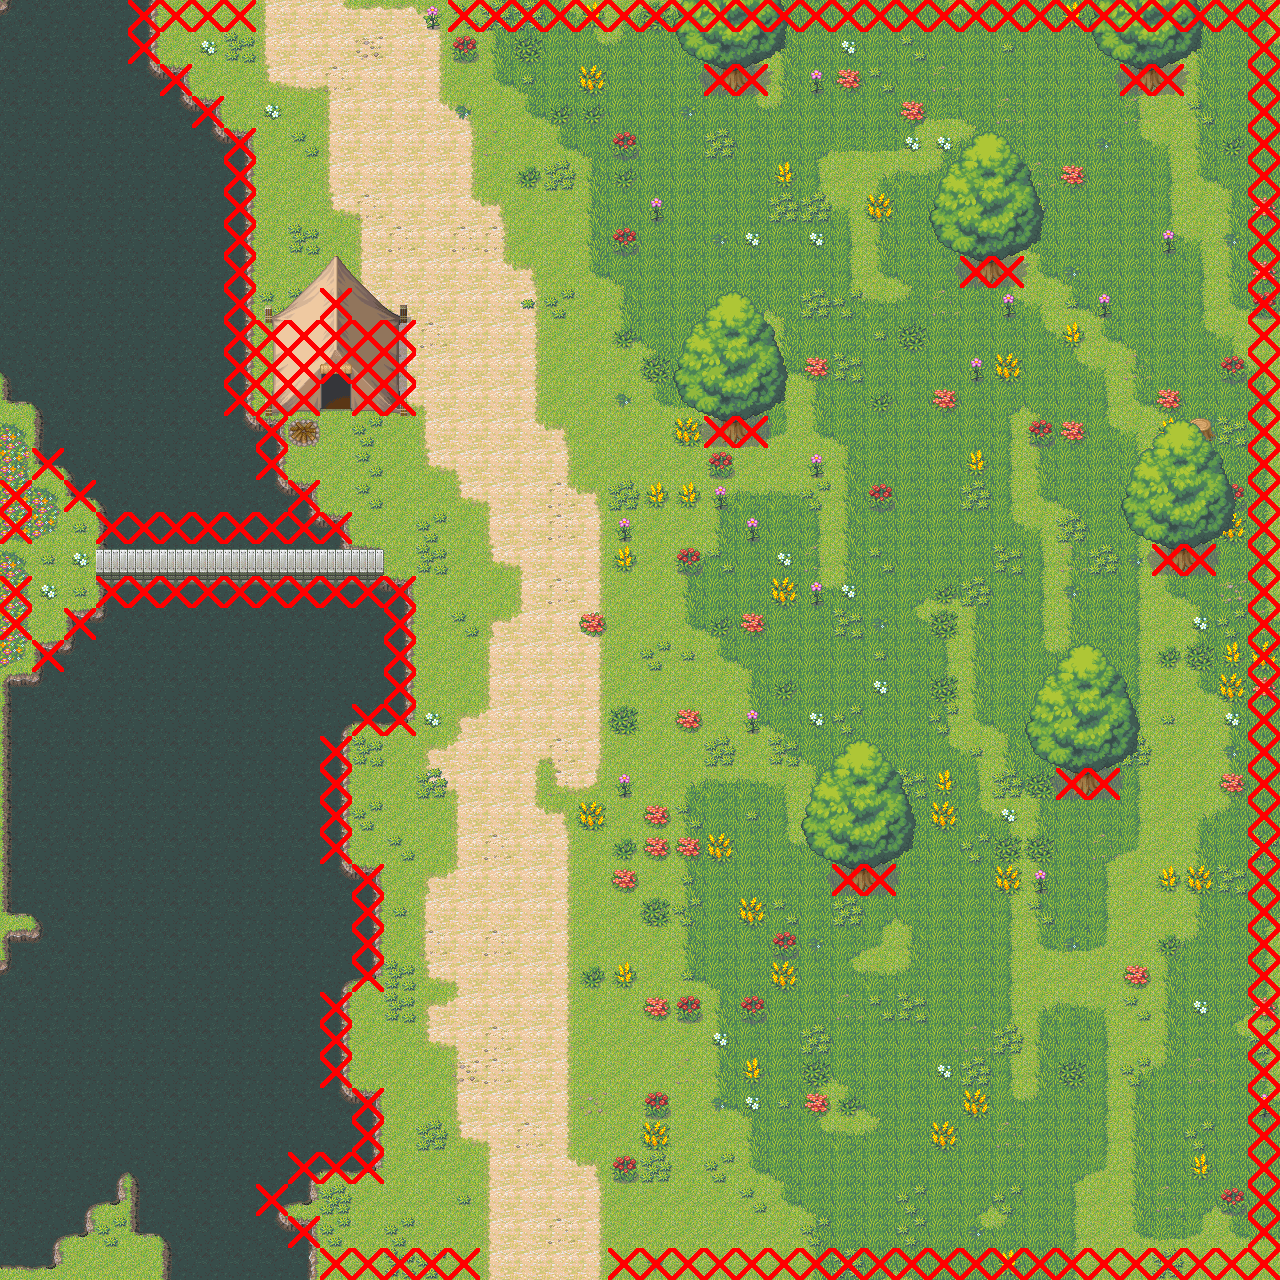

This game map was drawn from its Tiled (.tmx) file and the tilesets committed beside it. A one-line description and the trimmed map source follow:
An orthogonal 40x40 tile map with 32x32 px tiles, 6 tile layers (Terrain, TerrainDecoration, TerrainDetails, PlayerLayer, ...) and 4 objects (2x mob, spawn).

<map version="1.2" tiledversion="1.2.1" orientation="orthogonal" renderorder="left-up" width="40" height="40" tilewidth="32" tileheight="32" infinite="0" nextlayerid="9" nextobjectid="6">
 <tileset firstgid="1" name="mainTileset" tilewidth="32" tileheight="32" tilecount="304" columns="16">
  <image source="../src/assets/mainTileset.png" width="512" height="608" />
  <terraintypes>
   <terrain name="Water" tile="57" />
   <terrain name="Flowers" tile="137" />
   <terrain name="Sand" tile="60" />
   <terrain name="Path" tile="140" />
   <terrain name="Tallgrass" tile="63" />
   <terrain name="Stone" tile="143" />
  </terraintypes>
  <tile id="4" probability="0.1" />
  <tile id="7" terrain=",,,0" />
  <tile id="8" terrain=",,0,0" />
  <tile id="9" terrain=",,0," />
  <tile id="10" terrain=",,,2" />
  <tile id="11" terrain=",,2,2" />
  <tile id="12" terrain=",,2," />
  <tile id="13" terrain=",,,4" />
  <tile id="14" terrain=",,4,4" />
  <tile id="15" terrain=",,4," />
  <tile id="20" probability="0.1" />
  <tile id="23" terrain=",0,,0" />
  <tile id="24" terrain="0,0,0,0" />
  <tile id="25" terrain="0,,0," />
  <tile id="26" terrain=",2,,2" />
  <tile id="27" terrain="2,2,2,2" />
  <tile id="28" terrain="2,,2," />
  <tile id="29" terrain=",4,,4" />
  <tile id="30" terrain="4,4,4,4" />
  <tile id="31" terrain="4,,4," />
  <tile id="39" terrain=",0,," />
  <tile id="40" terrain="0,0,," />
  <tile id="41" terrain="0,,," />
  <tile id="42" terrain=",2,," />
  <tile id="43" terrain="2,2,," />
  <tile id="44" terrain="2,,," />
  <tile id="45" terrain=",4,," />
  <tile id="46" terrain="4,4,," />
  <tile id="47" terrain="4,,," />
  <tile id="55" terrain="0,0,0," />
  <tile id="56" terrain="0,0,,0" />
  <tile id="58" terrain="2,2,2," />
  <tile id="59" terrain="2,2,,2" />
  <tile id="61" terrain="4,4,4," />
  <tile id="62" terrain="4,4,,4" />
  <tile id="71" terrain="0,,0,0" />
  <tile id="72" terrain=",0,0,0" />
  <tile id="74" terrain="2,,2,2" />
  <tile id="75" terrain=",2,2,2" />
  <tile id="77" terrain="4,,4,4" />
  <tile id="78" terrain=",4,4,4" />
  <tile id="87" terrain=",,,1" />
  <tile id="88" terrain=",,1,1" />
  <tile id="89" terrain=",,1," />
  <tile id="90" terrain=",,,3" />
  <tile id="91" terrain=",,3,3" />
  <tile id="92" terrain=",,3," />
  <tile id="93" terrain=",,,5" />
  <tile id="94" terrain=",,5,5" />
  <tile id="95" terrain=",,5," />
  <tile id="103" terrain=",1,,1" />
  <tile id="104" terrain="1,1,1,1" />
  <tile id="105" terrain="1,,1," />
  <tile id="106" terrain=",3,,3" />
  <tile id="107" terrain="3,3,3,3" />
  <tile id="108" terrain="3,,3," />
  <tile id="109" terrain=",5,,5" />
  <tile id="110" terrain="5,5,5,5" />
  <tile id="111" terrain="5,,5," />
  <tile id="119" terrain=",1,," />
  <tile id="120" terrain="1,1,," />
  <tile id="121" terrain="1,,," />
  <tile id="122" terrain=",3,," />
  <tile id="123" terrain="3,3,," />
  <tile id="124" terrain="3,,," />
  <tile id="125" terrain=",5,," />
  <tile id="126" terrain="5,5,," />
  <tile id="127" terrain="5,,," />
  <tile id="135" terrain="1,1,1," />
  <tile id="136" terrain="1,1,,1" />
  <tile id="138" terrain="3,3,3," />
  <tile id="139" terrain="3,3,,3" />
  <tile id="141" terrain="5,5,5," />
  <tile id="142" terrain="5,5,,5" />
  <tile id="151" terrain="1,,1,1" />
  <tile id="152" terrain=",1,1,1" />
  <tile id="153">
   <animation>
    <frame tileid="2" duration="100" />
    <frame tileid="1" duration="100" />
    <frame tileid="17" duration="100" />
    <frame tileid="3" duration="100" />
    <frame tileid="19" duration="100" />
    <frame tileid="3" duration="100" />
    <frame tileid="17" duration="100" />
    <frame tileid="1" duration="100" />
   </animation>
  </tile>
  <tile id="154" terrain="3,,3,3" />
  <tile id="155" terrain=",3,3,3" />
  <tile id="157" terrain="5,,5,5" />
  <tile id="158" terrain=",5,5,5" />
  <tile id="167">
   <objectgroup draworder="index">
    <object id="8" x="28" y="0" width="4" height="32" />
   </objectgroup>
  </tile>
  <wangsets>
   <wangset name="New Wang Set" tile="54" />
  </wangsets>
 </tileset>
 <layer id="1" name="Terrain" width="40" height="40">
  <data>[1600 cells, 1600 non-empty, 26 distinct tile ids]</data>
 </layer>
 <layer id="2" name="TerrainDecoration" width="40" height="40">
  <data>[1600 cells, 739 non-empty, 18 distinct tile ids]</data>
 </layer>
 <layer id="5" name="TerrainDetails" width="40" height="40">
  <data>[1600 cells, 1138 non-empty, 56 distinct tile ids]</data>
 </layer>
 <layer id="3" name="PlayerLayer" width="40" height="40">
  <data>[1600 cells, 43 non-empty, 19 distinct tile ids]</data>
 </layer>
 <objectgroup id="7" name="Objects">
  <object id="1" name="spawn" x="352" y="416" width="320" height="128" />
  <object id="3" name="mob" x="672" y="0" width="608" height="640">
   <properties>
    <property name="count" type="int" value="5" />
    <property name="types" value="ghost" />
   </properties>
   <ellipse />
  </object>
  <object id="5" name="mob" x="672" y="768" width="608" height="512">
   <properties>
    <property name="count" type="int" value="5" />
    <property name="types" value="zombie" />
   </properties>
   <ellipse />
  </object>
 </objectgroup>
 <layer id="4" name="Above" width="40" height="40">
  <data>[1600 cells, 106 non-empty, 26 distinct tile ids]</data>
 </layer>
 <layer id="6" name="Collision" width="40" height="40">
  <data>[1600 cells, 190 non-empty, 2 distinct tile ids]</data>
 </layer>
</map>